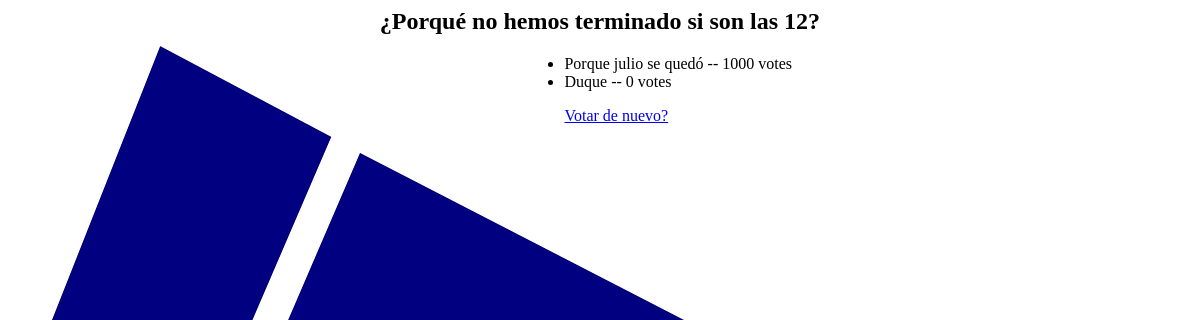
/polls/1/results/, run on an earlier commit of the app's database.
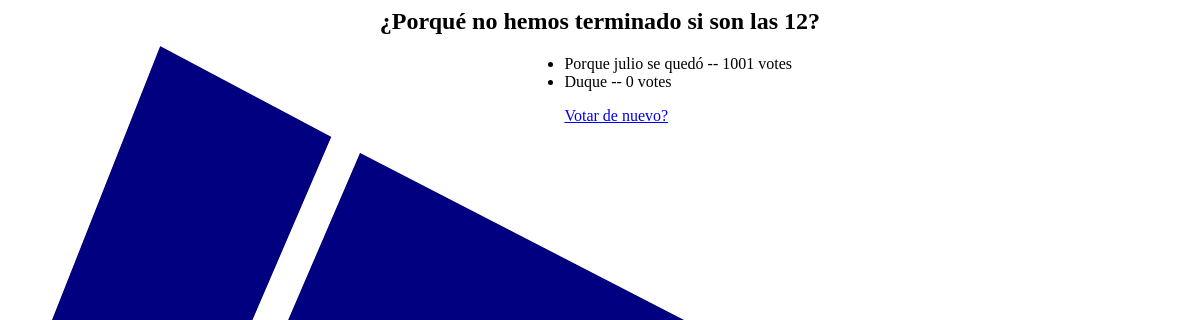
And on a later commit of the database.
### polls/models.py (models this page shows, shortened)
class Question(models.Model):
    question_text=models.CharField(max_length=200)
    pub_date=models.DateTimeField('date published')

class Choice(models.Model):
    question=models.ForeignKey(Question, on_delete=models.CASCADE)
    choice_text=models.CharField(max_length=200)
    iconourl=models.CharField(max_length=200)
    votes=models.IntegerField(default=0)

### polls/views.py (the view)
# urls.py: path('<int:pk>/results/',views.ResultsView.as_view(), name='results'),
class ResultsView(generic.DetailView):
    model=Question
    template_name='polls/results.html'

### polls/templates/polls/results.html
{% load static %}
<link rel="stylesheet" type="text/css" href="{% static 'polls/style.css' %}" />
<div id="results">
    <h2>{{ question.question_text }}</h2>
    <ul>
    {% for choice in question.choice_set.all %}
        <li>{{ choice.choice_text }} -- {{ choice.votes }} vote{{ choice.votes|pluralize }}</li>
    {% endfor %}
    </ul>
    <div id="voteAgain">
        <a href="{% url 'polls:detail' question.id %}">Votar de nuevo?</a>
    </div>
</div>

### polls/static/polls/style.css (style rules this page uses)
ul { position:relative; padding-left: 47%; }
h2 { text-align: center; }
#results { position: relative; }
#voteAgain { padding-left: 47%; }

What changed in the data, as far as the page shows it:
changed Choice "Porque julio se quedó": votes "1000" → "1001"
